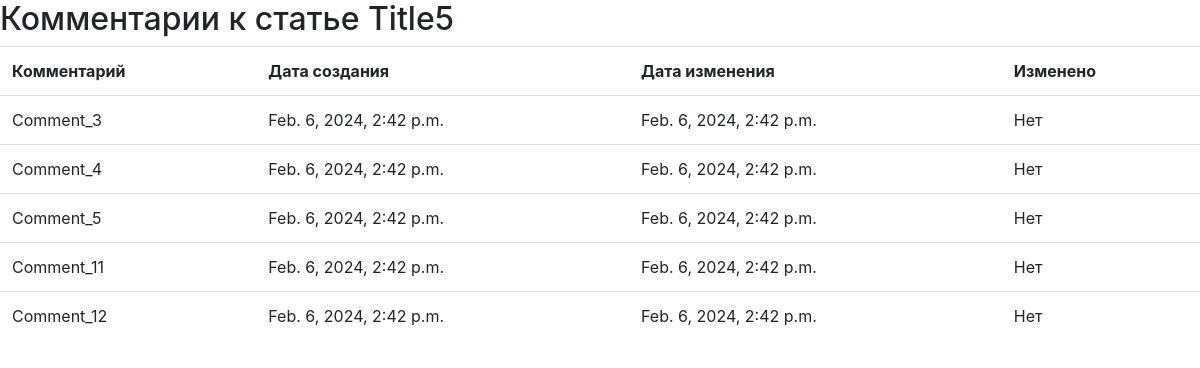
Page /seminar_03/articles/6/comments/ on the committed database.
### seminar_02/models.py (models this page shows, shortened)
class Comment(models.Model):
    author = models.ForeignKey(Author, on_delete=models.CASCADE)
    article = models.ForeignKey(Article, on_delete=models.CASCADE)
    comment = models.TextField()
    date_created = models.DateTimeField(auto_now_add=True)
    date_modified = models.DateTimeField(auto_now=True)
    fields = ['comment']

### seminar_03/views.py (the view)
# urls.py: path('articles/<int:article_id>/comments/', article_comments, name='article_comments'),
def article_comments(request, article_id):
    article = get_object_or_404(Article, pk=article_id)
    comments = Comment.objects.order_by('date_modified').filter(article=article).select_related('author').all()
    context = {
        'title': f'Комментарии к статье {article.title}',
        'columns': ['Комментарий', 'Дата создания', 'Дата изменения', 'Изменено'],
        'comments': comments,
    }
    return render(request, 'seminar_03/comments.html', context)

### seminar_03/templates/seminar_03/comments.html (shortened to what this page needs)
{% extends 'seminar_03/base.html' %}
{% block content %}
<h2> {{ title }} </h2>
<table class="table">
    <tr>
        {% for column in columns %}
        <th>{{ column }}</th>
        {% endfor %}
    </tr>
    {% for comment in comments %}
    <tr>
        <td>{{ comment.comment }}</td>
        <td>{{ comment.date_created }}</td>
        <td>{{ comment.date_modified }}</td>
        <td>{% if comment.date_created != comment.date_modified %} Да
            {% else %} Нет
            {% endif %}
        </td>
    </tr>
    {% endfor %}
</table>
{% endblock %}

### rows in the picture
Comment: comment "Comment_3", date_created "Feb. 6, 2024, 2:42 p.m.", date_modified "Feb. 6, 2024, 2:42 p.m.", shows "Нет"
Comment: comment "Comment_4", date_created "Feb. 6, 2024, 2:42 p.m.", date_modified "Feb. 6, 2024, 2:42 p.m.", shows "Нет"
Comment: comment "Comment_5", date_created "Feb. 6, 2024, 2:42 p.m.", date_modified "Feb. 6, 2024, 2:42 p.m.", shows "Нет"
Comment: comment "Comment_11", date_created "Feb. 6, 2024, 2:42 p.m.", date_modified "Feb. 6, 2024, 2:42 p.m.", shows "Нет"
Comment: comment "Comment_12", date_created "Feb. 6, 2024, 2:42 p.m.", date_modified "Feb. 6, 2024, 2:42 p.m.", shows "Нет"

### other values in the picture
{{ title }} "Комментарии к статье Title5"
{{ column }} "Комментарий" "Дата создания" "Дата изменения" "Изменено"
